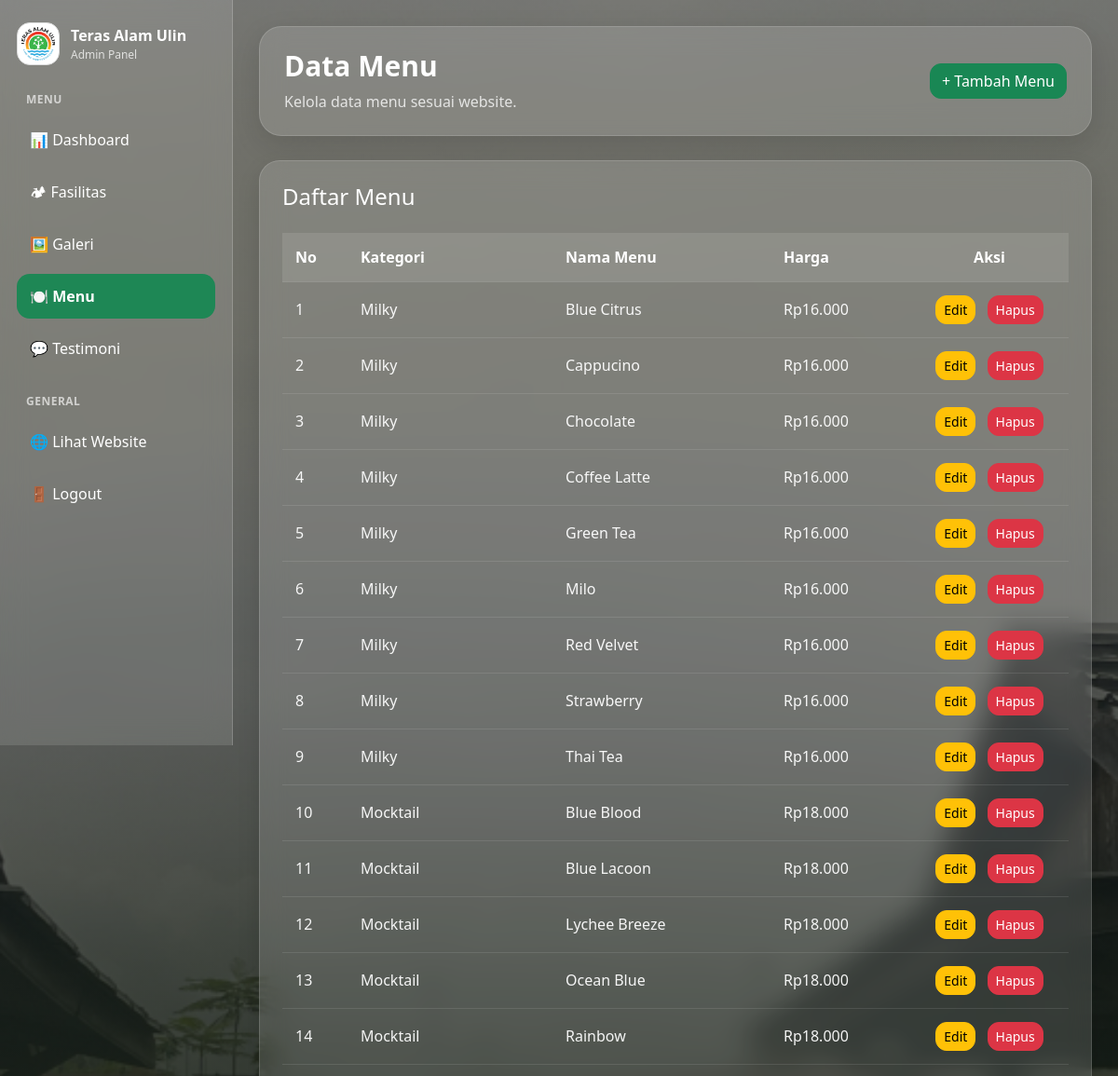
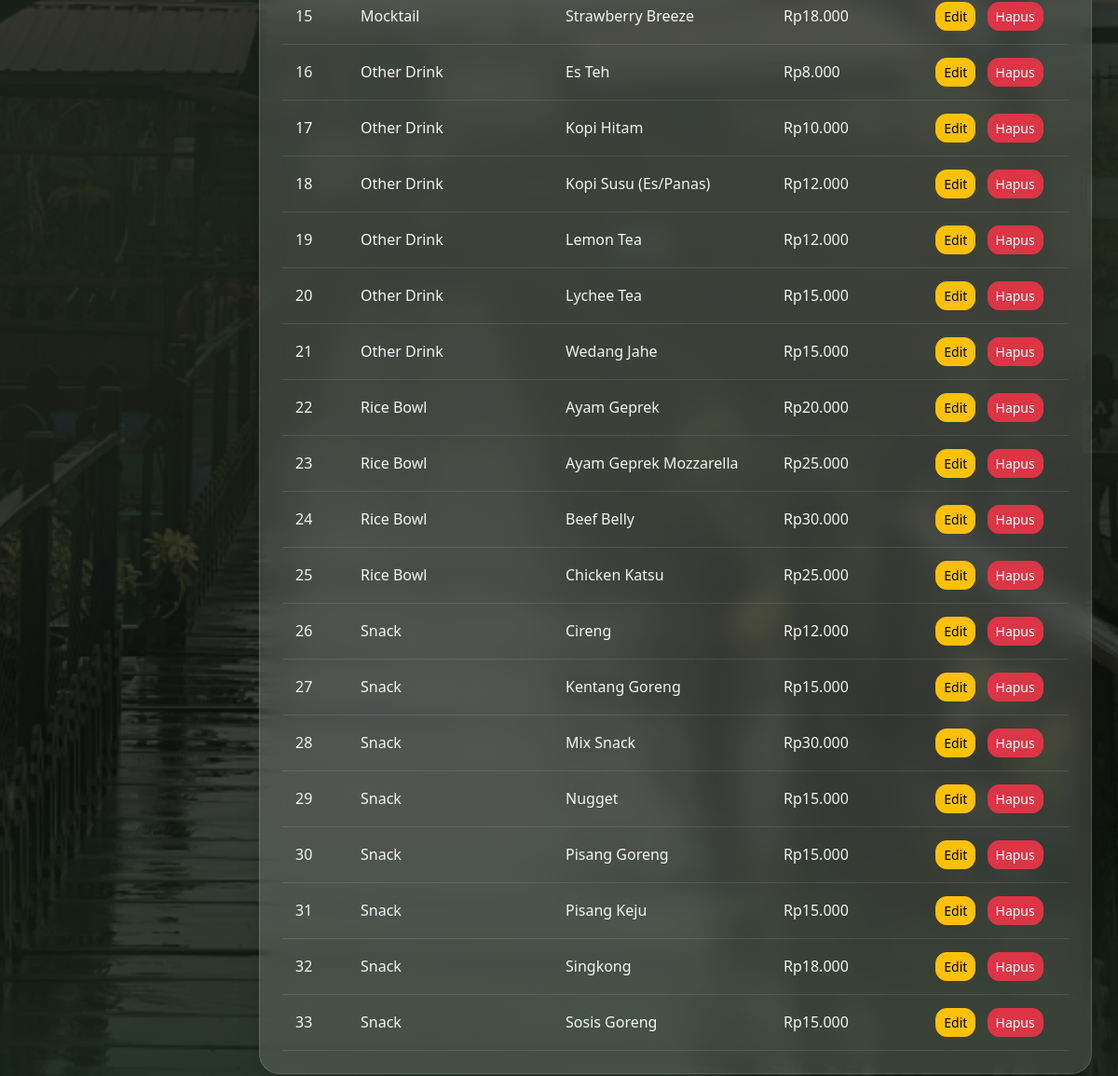
Page /admin/menu.php (signed in) on the committed database (2 pictures, top to bottom).
### tables this page shows
CREATE TABLE `menu` (
  `id` int NOT NULL,
  `nama_menu` varchar(100) NOT NULL,
  `kategori` varchar(100) NOT NULL,
  `deskripsi` text,
  `harga` int DEFAULT NULL,
  `gambar` varchar(255) DEFAULT NULL
);

### admin/menu.php (the view, shortened to what this page needs)
<?php
require '../config/koneksi.php';
$query = mysqli_query($conn, "SELECT * FROM menu ORDER BY kategori ASC, nama_menu ASC");
?>
<!DOCTYPE html>
<html lang="id">
<head>
    <link href="https://cdn.jsdelivr.net/npm/bootstrap@5.3.3/dist/css/bootstrap.min.css" rel="stylesheet">
</head>
<body>
<div class="admin-layout">
    <?php include 'sidebar.php'; ?>
    <div class="main-content">
        <div class="topbar">
            <div class="d-flex justify-content-between align-items-center flex-wrap gap-3">
                <div>
                    <h2>Data Menu</h2>
                    <p>Kelola data menu sesuai website.</p>
                </div>
                <a href="tambah_menu.php" class="btn btn-success">+ Tambah Menu</a>
            </div>
        </div>
        <div class="content-card">
            <h4 class="m-0 text-white mb-4">Daftar Menu</h4>
            <div class="table-responsive">
                <table class="table-dark-glass">
                    <thead>
                        <tr>
                            <th style="width: 70px;">No</th>
                            <th style="width: 220px;">Kategori</th>
                            <th>Nama Menu</th>
                            <th style="width: 150px;">Harga</th>
                            <th style="width: 170px;">Aksi</th>
                        </tr>
                    </thead>
                    <tbody>
                        <?php if ($query && mysqli_num_rows($query) > 0): ?>
                            <?php $no = 1; ?>
                            <?php while ($row = mysqli_fetch_assoc($query)): ?>
                                <tr>
                                    <td><?= $no++; ?></td>
                                    <td><?= htmlspecialchars($row['kategori']); ?></td>
                                    <td><?= htmlspecialchars($row['nama_menu']); ?></td>
                                    <td>Rp<?= number_format((int)$row['harga'], 0, ',', '.'); ?></td>
                                    <td>
                                        <a href="edit_menu.php?id=<?= $row['id']; ?>" class="btn btn-warning btn-sm">Edit</a>
                                        <a href="../aksi/aksi_hapus_menu.php?id=<?= $row['id']; ?>"
                                           class="btn btn-danger btn-sm"
                                           onclick="return confirm('Yakin hapus?')">Hapus</a>
                                    </td>
                                </tr>
                            <?php endwhile; ?>
                        <?php else: ?>
                            <tr>
                                <td colspan="5" class="text-center">Belum ada data menu.</td>
                            </tr>
                        <?php endif; ?>
                    </tbody>
                </table>
            </div>
        </div>
    </div>
</div>
</body>
</html>

### admin/layout_style.php (style rules this page uses)
body { margin: 0; min-height: 100vh; font-family: 'Segoe UI', sans-serif; background: none; position: relative; }
body::before { content: ""; position: fixed; inset: 0; background: linear-gradient(rgba(0,0,0,0.45), rgba(0,0,0,0.65)), url('../assets/img/hero.jpg') no-repeat center center; background-size: cover; z-index: -999; }
.admin-layout { display: flex; min-height: 100vh; position: relative; z-index: 1; }
.main-content { flex: 1; padding: 28px; position: relative; z-index: 1; }
.topbar { background: rgba(255,255,255,0.14); backdrop-filter: blur(14px); -webkit-backdrop-filter: blur(14px); border: 1px solid rgba(255,255,255,0.14); border-radius: 24px; padding: 24px 26px; box-shadow: 0 10px 30px rgba(0,0,0,0.12); margin-bottom: 26px; color: white; position: relative; z-index: 1; }
.topbar h2 { margin: 0; font-weight: 700; font-size: 30px; }
.topbar p { margin: 8px 0 0; color: rgba(255,255,255,0.78); }
.content-card { background: rgba(255,255,255,0.14); backdrop-filter: blur(14px); -webkit-backdrop-filter: blur(14px); border: 1px solid rgba(255,255,255,0.14); border-radius: 22px; padding: 24px; box-shadow: 0 10px 24px rgba(0,0,0,0.12); color: white; margin-bottom: 24px; position: relative; z-index: 1; }
.main-content { margin-left: 250px; }
.table-dark-glass { width: 100%; border-collapse: collapse; color: white; }
.table-dark-glass thead th { background: rgba(255,255,255,0.10); color: white; padding: 14px; text-align: left; border-bottom: 1px solid rgba(255,255,255,0.15); }
.table-dark-glass tbody td { padding: 14px; border-bottom: 1px solid rgba(255,255,255,0.10); color: rgba(255,255,255,0.94); vertical-align: middle; }
.btn { border-radius: 12px; }
.table-dark-glass th:last-child, .table-dark-glass td:last-child { text-align: center; vertical-align: middle; }
.table-dark-glass td:last-child a { display: inline-block; margin: 0 4px; }

### rows in the picture
menu: kategori "Milky", nama_menu "Blue Citrus", harga "16.000"
menu: kategori "Milky", nama_menu "Cappucino", harga "16.000"
menu: kategori "Milky", nama_menu "Chocolate", harga "16.000"
menu: kategori "Milky", nama_menu "Coffee Latte", harga "16.000"
menu: kategori "Milky", nama_menu "Green Tea", harga "16.000"
menu: kategori "Milky", nama_menu "Milo", harga "16.000"
menu: kategori "Milky", nama_menu "Red Velvet", harga "16.000"
menu: kategori "Milky", nama_menu "Strawberry", harga "16.000"
menu: kategori "Milky", nama_menu "Thai Tea", harga "16.000"
menu: kategori "Mocktail", nama_menu "Blue Blood", harga "18.000"
menu: kategori "Mocktail", nama_menu "Blue Lacoon", harga "18.000"
menu: kategori "Mocktail", nama_menu "Lychee Breeze", harga "18.000"
menu: kategori "Mocktail", nama_menu "Ocean Blue", harga "18.000"
menu: kategori "Mocktail", nama_menu "Rainbow", harga "18.000"
menu: kategori "Mocktail", nama_menu "Strawberry Breeze", harga "18.000"
menu: kategori "Other Drink", nama_menu "Es Teh", harga "8.000"
menu: kategori "Other Drink", nama_menu "Kopi Hitam", harga "10.000"
menu: kategori "Other Drink", nama_menu "Kopi Susu (Es/Panas)", harga "12.000"
menu: kategori "Other Drink", nama_menu "Lemon Tea", harga "12.000"
menu: kategori "Other Drink", nama_menu "Lychee Tea", harga "15.000"
menu: kategori "Other Drink", nama_menu "Wedang Jahe", harga "15.000"
menu: kategori "Rice Bowl", nama_menu "Ayam Geprek", harga "20.000"
menu: kategori "Rice Bowl", nama_menu "Ayam Geprek Mozzarella", harga "25.000"
menu: kategori "Rice Bowl", nama_menu "Beef Belly", harga "30.000"
menu: kategori "Rice Bowl", nama_menu "Chicken Katsu", harga "25.000"
menu: kategori "Snack", nama_menu "Cireng", harga "12.000"
menu: kategori "Snack", nama_menu "Kentang Goreng", harga "15.000"
menu: kategori "Snack", nama_menu "Mix Snack", harga "30.000"
menu: kategori "Snack", nama_menu "Nugget", harga "15.000"
menu: kategori "Snack", nama_menu "Pisang Goreng", harga "15.000"
menu: kategori "Snack", nama_menu "Pisang Keju", harga "15.000"
menu: kategori "Snack", nama_menu "Singkong", harga "18.000"
menu: kategori "Snack", nama_menu "Sosis Goreng", harga "15.000"
